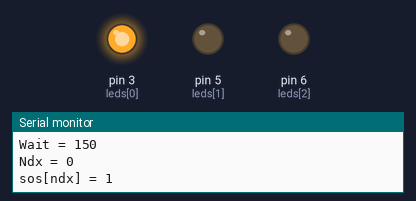
A sketch run on a simulated Arduino Uno, built with avr-gcc and run on an emulated ATmega328P. On the bench: output pins drawn as LEDs (lit = HIGH), the last lines printed to the serial monitor.

Above: at 0.52 s.
At 18.9 s:
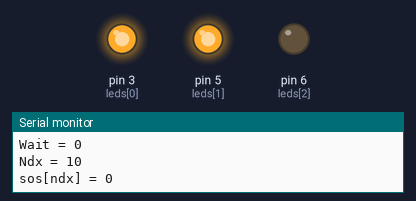
At 29.3 s:
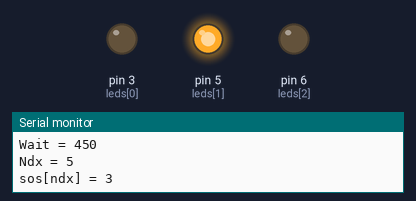
At 40.6 s:
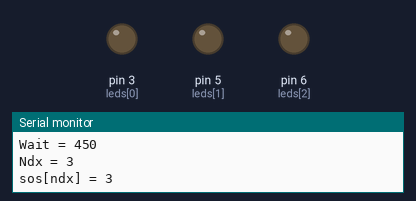
At 48.7 s:
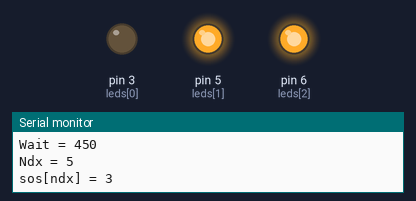
At 57.6 s:
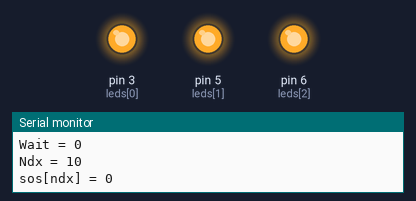
Timing chart, 0 to 58.9 s (numbered marks = the images above):
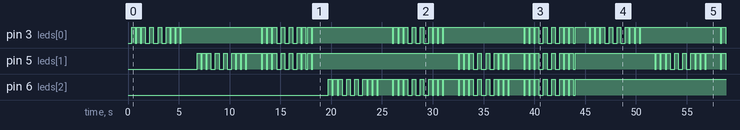

The sketch:

RGB.pde
```cpp
// Fading LED
// by BARRAGAN <http://people.interaction-ivrea.it/h.barragan>

int value = 0;                            // variable to keep the actual value
int ledpin = 13;                           // light connected to digital pin 13
int leds[3] = {3,5,6};

int  sos_size = 12;
char sos[12] = {1,1,1,3,3,3,1,1,1,0,0,0};
int done = 0;
void setup()
{
  for(int x=0;x<3;x++) {
    pinMode(leds[x],OUTPUT);
    analogWrite(leds[x],LOW);
  }
  Serial.begin(57600);
  Serial.println("Communications Active");
  delay(100);
}

void loop()
{
  if(! done) {
    for(int which = 1; which <= 7; which++) {
    for(int ndx = 0; ndx < sos_size; ndx++) {
      int wait = 150 * sos[ndx];
      Serial.print("Wait = ");
      Serial.println(wait);
      Serial.print("Ndx = ");
      Serial.println(ndx);
      Serial.print("sos[ndx] = ");
      delay(100);
      int value = sos[ndx];
      Serial.println(value);
      if(wait) {
//        analogWrite(ledpin,255);
        for(int ledstate = 0; ledstate < 3; ledstate++) {
          int shiftpos = 1 << ledstate;
          if(shiftpos & which)
            analogWrite(leds[ledstate],0);
        }
      }
      delay(wait);
//      analogWrite(ledpin,0);
      for(int ledstate = 0; ledstate < 3; ledstate++) {
        int shiftpos = 1 << ledstate;
        if(shiftpos & which)
          analogWrite(leds[ledstate],255);
      }
      delay(250);
    }
    }
  }
//  done = 1;
}


/*
void setup()
{
  Serial.begin(9600);

  // prints title with ending line break
  Serial.println("ASCII Table ~ Character Map");

  // wait for the long string to be sent
  delay(100);
}

int number = 33; // first visible character '!' is #33

void loop()
{
  Serial.print(number, BYTE);    // prints value unaltered, first will be '!'

  Serial.print(", dec: ");
  Serial.print(number);          // prints value as string in decimal (base 10)
  // Serial.print(number, DEC);  // this also works

  Serial.print(", hex: ");
  Serial.print(number, HEX);     // prints value as string in hexadecimal (base 16)

  Serial.print(", oct: ");
  Serial.print(number, OCT);     // prints value as string in octal (base 8)

  Serial.print(", bin: ");
  Serial.println(number, BIN);   // prints value as string in binary (base 2)
                                 // also prints ending line break

  // if printed last visible character '~' #126 ...
  if(number == 126) {
    // loop forever
    while(true) {
      continue;
    }
  }

  number++; // to the next character

  delay(100); // allow some time for the Serial data to be sent
}
*/
```

RGB.cpp
```cpp
// Fading LED
// by BARRAGAN <http://people.interaction-ivrea.it/h.barragan>

#include "WProgram.h"
void setup();
void loop();
int value = 0;                            // variable to keep the actual value
int ledpin = 13;                           // light connected to digital pin 13
int leds[3] = {3,5,6};

int  sos_size = 12;
char sos[12] = {1,1,1,3,3,3,1,1,1,0,0,0};
int done = 0;
void setup()
{
  for(int x=0;x<3;x++) {
    pinMode(leds[x],OUTPUT);
    analogWrite(leds[x],HIGH);
  }
  Serial.begin(57600);
  Serial.println("Communications Active");
  delay(100);
}

void loop()
{
  if(! done) {
    for(int which = 1; which <= 7; which++) {
    for(int ndx = 0; ndx < sos_size; ndx++) {
      int wait = 150 * sos[ndx];
      Serial.print("Wait = ");
      Serial.println(wait);
      Serial.print("Ndx = ");
      Serial.println(ndx);
      Serial.print("sos[ndx] = ");
      delay(100);
      int value = sos[ndx];
      Serial.println(value);
      if(wait) {
//        analogWrite(ledpin,255);
        for(int ledstate = 0; ledstate < 3; ledstate++) {
          int shiftpos = 1 << ledstate;
          if(shiftpos & which)
            analogWrite(leds[ledstate],0);
          else
            analogWrite(leds[ledstate],255);
        }
      }
      delay(wait);
//      analogWrite(ledpin,0);
      for(int ledstate = 0; ledstate < 3; ledstate++) {
        analogWrite(leds[ledstate],255);
      }
      delay(250);
    }
    }
  }
//  done = 1;
}


/*
void setup()
{
  Serial.begin(9600);

  // prints title with ending line break
  Serial.println("ASCII Table ~ Character Map");

  // wait for the long string to be sent
  delay(100);
}

int number = 33; // first visible character '!' is #33

void loop()
{
  Serial.print(number, BYTE);    // prints value unaltered, first will be '!'

  Serial.print(", dec: ");
  Serial.print(number);          // prints value as string in decimal (base 10)
  // Serial.print(number, DEC);  // this also works

  Serial.print(", hex: ");
  Serial.print(number, HEX);     // prints value as string in hexadecimal (base 16)

  Serial.print(", oct: ");
  Serial.print(number, OCT);     // prints value as string in octal (base 8)

  Serial.print(", bin: ");
  Serial.println(number, BIN);   // prints value as string in binary (base 2)
                                 // also prints ending line break

  // if printed last visible character '~' #126 ...
  if(number == 126) {
    // loop forever
    while(true) {
      continue;
    }
  }

  number++; // to the next character

  delay(100); // allow some time for the Serial data to be sent
}
*/

int main(void)
{
	init();

	setup();

	for (;;)
		loop();

	return 0;
}
```

Measured:
- by itself, pin 3 (leds[0]), pin 5 (leds[1]), pin 6 (leds[2]): moves between LOW and HIGH, repeating every 45.2 s
